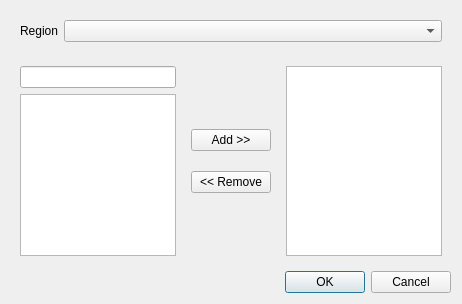
<?xml version="1.0" encoding="UTF-8"?>
<ui version="4.0">
 <class>RegionObjectsSelector</class>
 <widget class="QDialog" name="RegionObjectsSelector">
  <property name="geometry">
   <rect>
    <x>0</x>
    <y>0</y>
    <width>462</width>
    <height>304</height>
   </rect>
  </property>
  <property name="windowTitle">
   <string>Dialog</string>
  </property>
  <layout class="QVBoxLayout" name="verticalLayout_3">
   <item>
    <widget class="QWidget" name="regionWidget" native="true">
     <layout class="QFormLayout" name="formLayout">
      <item row="0" column="1">
       <widget class="QComboBox" name="region"/>
      </item>
      <item row="0" column="0">
       <widget class="QLabel" name="label">
        <property name="text">
         <string>Region</string>
        </property>
       </widget>
      </item>
     </layout>
    </widget>
   </item>
   <item>
    <widget class="QWidget" name="widget_3" native="true">
     <layout class="QHBoxLayout" name="horizontalLayout">
      <item>
       <widget class="QWidget" name="widget" native="true">
        <layout class="QVBoxLayout" name="verticalLayout">
         <property name="leftMargin">
          <number>0</number>
         </property>
         <property name="topMargin">
          <number>0</number>
         </property>
         <property name="rightMargin">
          <number>0</number>
         </property>
         <property name="bottomMargin">
          <number>0</number>
         </property>
         <item>
          <widget class="QLineEdit" name="filter"/>
         </item>
         <item>
          <widget class="QListWidget" name="list">
           <property name="selectionMode">
            <enum>QAbstractItemView::MultiSelection</enum>
           </property>
          </widget>
         </item>
        </layout>
       </widget>
      </item>
      <item>
       <widget class="QWidget" name="widget_2" native="true">
        <layout class="QVBoxLayout" name="verticalLayout_2">
         <property name="spacing">
          <number>20</number>
         </property>
         <item>
          <spacer name="verticalSpacer">
           <property name="orientation">
            <enum>Qt::Vertical</enum>
           </property>
           <property name="sizeHint" stdset="0">
            <size>
             <width>20</width>
             <height>53</height>
            </size>
           </property>
          </spacer>
         </item>
         <item>
          <widget class="QPushButton" name="add">
           <property name="text">
            <string>Add &gt;&gt;</string>
           </property>
          </widget>
         </item>
         <item>
          <widget class="QPushButton" name="remove">
           <property name="text">
            <string>&lt;&lt; Remove</string>
           </property>
          </widget>
         </item>
         <item>
          <spacer name="verticalSpacer_2">
           <property name="orientation">
            <enum>Qt::Vertical</enum>
           </property>
           <property name="sizeHint" stdset="0">
            <size>
             <width>20</width>
             <height>53</height>
            </size>
           </property>
          </spacer>
         </item>
        </layout>
       </widget>
      </item>
      <item>
       <widget class="QListWidget" name="selectedList">
        <property name="selectionMode">
         <enum>QAbstractItemView::MultiSelection</enum>
        </property>
       </widget>
      </item>
     </layout>
    </widget>
   </item>
   <item>
    <widget class="QDialogButtonBox" name="buttonBox">
     <property name="orientation">
      <enum>Qt::Horizontal</enum>
     </property>
     <property name="standardButtons">
      <set>QDialogButtonBox::Cancel|QDialogButtonBox::Ok</set>
     </property>
    </widget>
   </item>
  </layout>
 </widget>
 <resources/>
 <connections>
  <connection>
   <sender>buttonBox</sender>
   <signal>accepted()</signal>
   <receiver>RegionObjectsSelector</receiver>
   <slot>accept()</slot>
   <hints>
    <hint type="sourcelabel">
     <x>248</x>
     <y>254</y>
    </hint>
    <hint type="destinationlabel">
     <x>157</x>
     <y>274</y>
    </hint>
   </hints>
  </connection>
  <connection>
   <sender>buttonBox</sender>
   <signal>rejected()</signal>
   <receiver>RegionObjectsSelector</receiver>
   <slot>reject()</slot>
   <hints>
    <hint type="sourcelabel">
     <x>316</x>
     <y>260</y>
    </hint>
    <hint type="destinationlabel">
     <x>286</x>
     <y>274</y>
    </hint>
   </hints>
  </connection>
 </connections>
</ui>
